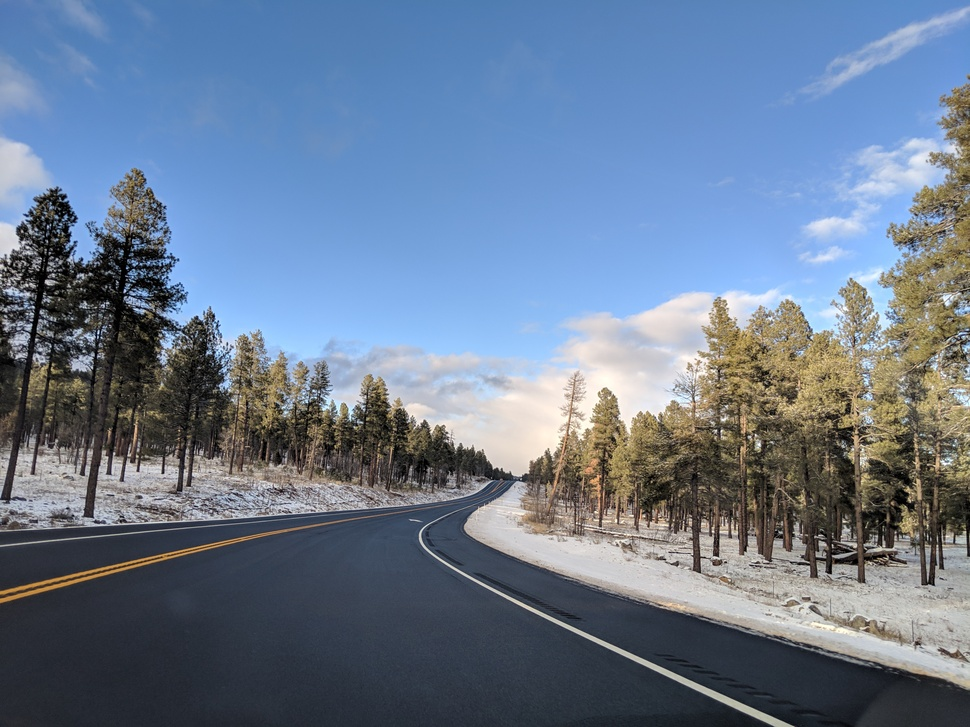
#> input picture test_image.jpg, 970 x 727 px, shrunk from 4032 x 3024 before the run
$ python -i 12_binary_video.py   (imports and definitions only)   (older library calls are emulated)
#> lines starting #> are read from the running program, lines starting #| are printed output that depends on the picture; after the words box and inside, x2 and y2 are one past the last pixel; in counts of white or black regions, pixels touching at a corner belong together
import os
import imageio
import moviepy as mpy
import cv2
import numpy as np
import matplotlib.pyplot as plt
import matplotlib.image as mpimg
from moviepy.editor import VideoFileClip


def bin_video(img):

    # convert to HLS colorspace
    hls = cv2.cvtColor(img, cv2.COLOR_RGB2HLS)
#> hls: shape (727, 970, 3); mean of channels 0, 1, 2 84.9, 125.5, 84.4
    hls_blurred = cv2.GaussianBlur(hls,(5,5),cv2.BORDER_DEFAULT)
#> hls_blurred: shape (727, 970, 3); mean of channels 0, 1, 2 84.9, 125.5, 84.4
    # convert to grayscale
    gray = cv2.cvtColor(img, cv2.COLOR_RGB2GRAY)
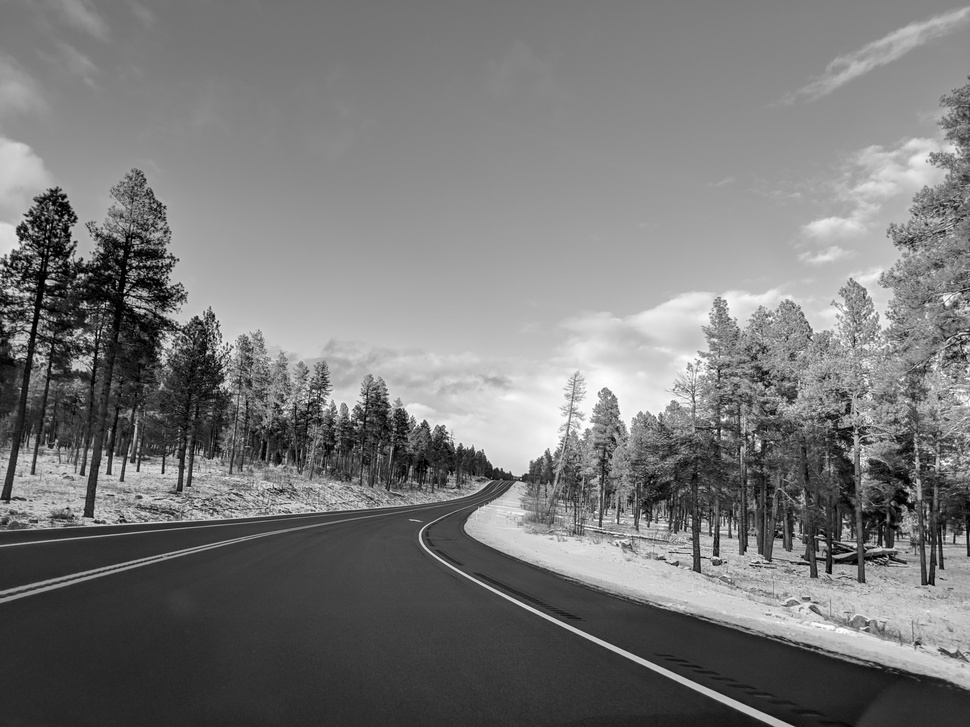
#> gray: shape (727, 970); min 0, max 255, mean 120.2
    gray_blurred = cv2.GaussianBlur(gray,(5,5),cv2.BORDER_DEFAULT)
    img_blurred = cv2.GaussianBlur(img,(5,5),cv2.BORDER_DEFAULT)


    ################ ------ LIGHTNESS IMAGE ------ ################
    # 2. Apply threshold to s channel
    l_channel = hls_blurred[:,:,1]
    # 3. Create empty array to store the binary output and apply threshold
    l_binary = np.zeros_like(l_channel)
    l_binary[(l_channel > 130) & (l_channel <= 255)] = 1


    ############## ------ PIXEL BINARY IMAGE ------ ###############
    # THIS FUNCTION WORKS ONLY ON GRAYSCALE IAMGES!!!
    # 1. apply threshold
    intensity_binary = np.zeros_like(gray_blurred)
    # 2. create a binary image
    intensity_binary[(gray_blurred > 150) & (gray_blurred <= 255)] = 1


    ################## ------ SOBEL OPERATOR ------ ################
    # 1. Applying the Sobel depending on x or y direction and getting the absolute value
    orient = 'x'
    if (orient == 'x'):
        abs_sobel = np.absolute(cv2.Sobel(gray_blurred, cv2.CV_64F, 1, 0, ksize = 5))
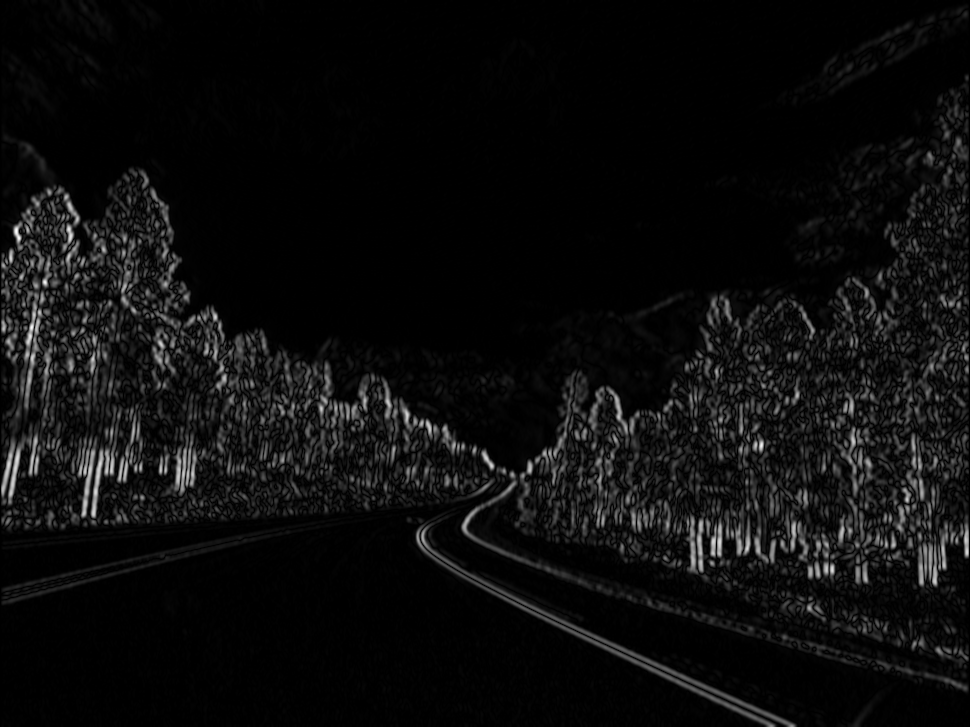
#> abs_sobel: shape (727, 970) float64; min 0, max 4429, mean 228.8; drawn with min black and max white
    if (orient == 'y'):
        abs_sobel = np.absolute(cv2.Sobel(gray_blurred, cv2.CV_64F, 0, 1, ksize = 5))
    # 2. Scaling to 8-bit and converting to np.uint8
    scaled_sobel = np.uint8(255*abs_sobel/np.max(abs_sobel))
    # 3. Create mask of '1's where the sobel magnitude is > thresh_min and < thresh_max
    sobel_image = np.zeros_like(scaled_sobel)
    sobel_image[(scaled_sobel >= 25) & (scaled_sobel <= 100)] = 1


    ############### ------ COMBINED THRESHOLD ------ ################
    # creating an empty binary image
    combined_l_or_intensity = np.zeros_like(gray_blurred)
    combined_l_or_intensity[((intensity_binary == 1) | ((l_binary == 1) | (sobel_image == 1)))] = 1
    # apply region of interest mask
    height, width = combined_l_or_intensity.shape
    mask = np.zeros_like(combined_l_or_intensity)


    # define the region as
    region = np.array([[0, height-1], [int(width/2), int(height/2)], [width-1, height-1]], dtype=np.int32)
    cv2.fillPoly(mask, [region], 1)
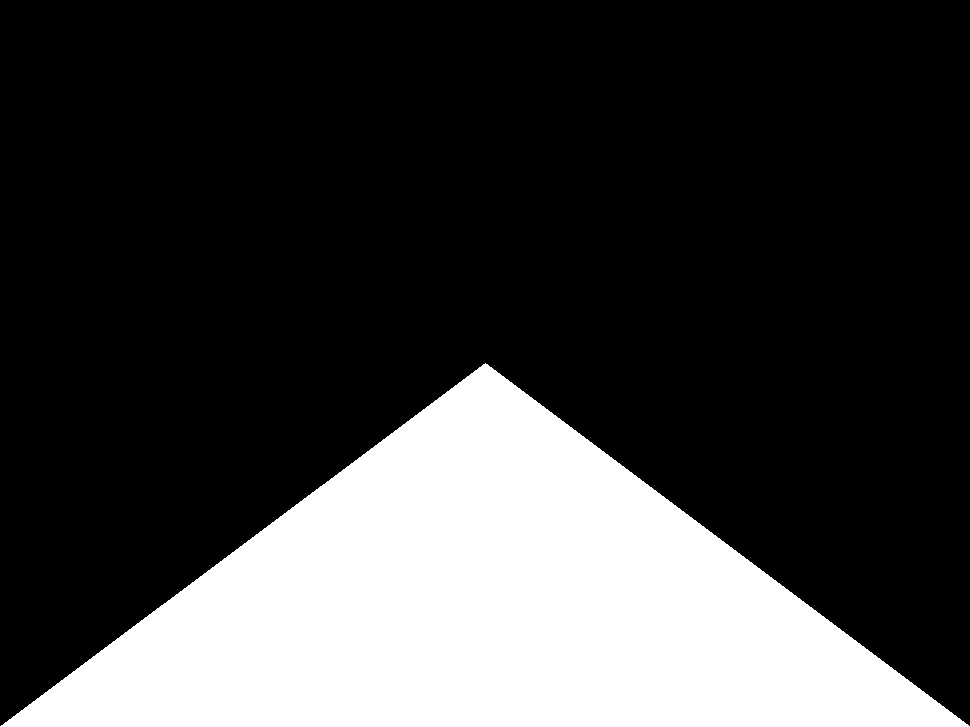
#> mask: shape (727, 970); values 0 (black) and 1 (white), 25.1% white; 1 white region, box (x1, y1, x2, y2) and area: (0, 363, 970, 727) 176904

    masked_img = cv2.bitwise_and(combined_l_or_intensity, mask)
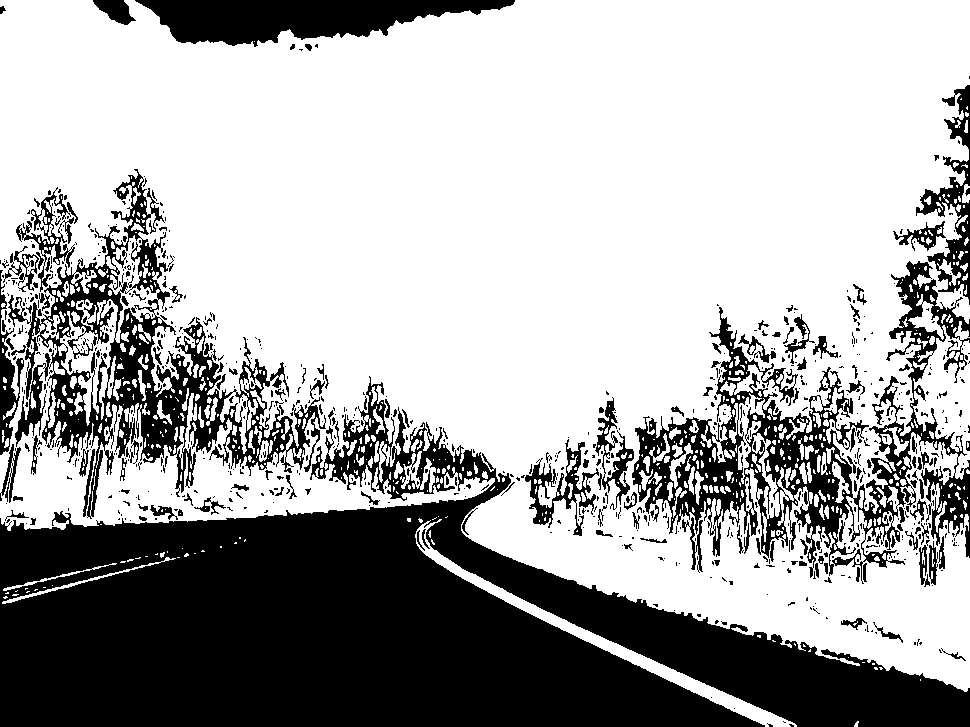
#> combined_l_or_intensity: shape (727, 970); values 0 (black) and 1 (white), 66.5% white; 888 black regions (726 under 20 px), largest, box (x1, y1, x2, y2) and area: (0, 376, 970, 727) 152170, (632, 261, 970, 584) 26002, (8, 169, 326, 519) 23587

    # canny edge detection
    canny_img = cv2.Canny(img_blurred, 50, 150)
#> canny_img: shape (727, 970); 5.8% white in thin lines or dots
    canny_img2 = np.zeros_like(img_blurred)
    canny_img2[:,:,0] = canny_img
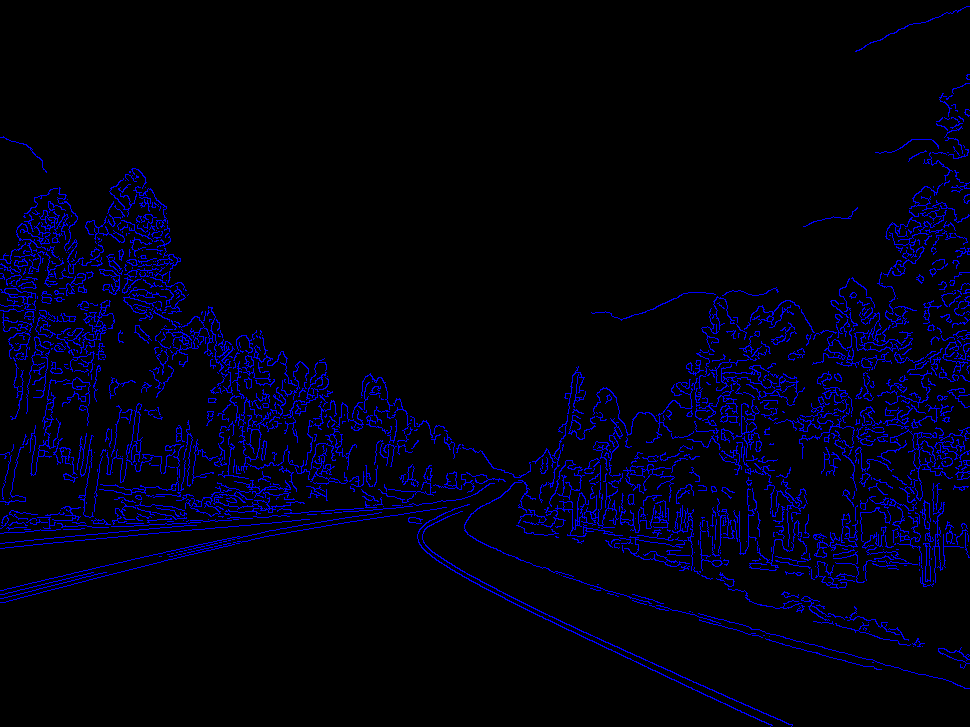
#> canny_img2: shape (727, 970, 3); mean of channels 0, 1, 2 14.8, 0, 0; drawn as B, G, R
    canny_img2[:,:,1] = canny_img
    canny_img2[:,:,2] = canny_img
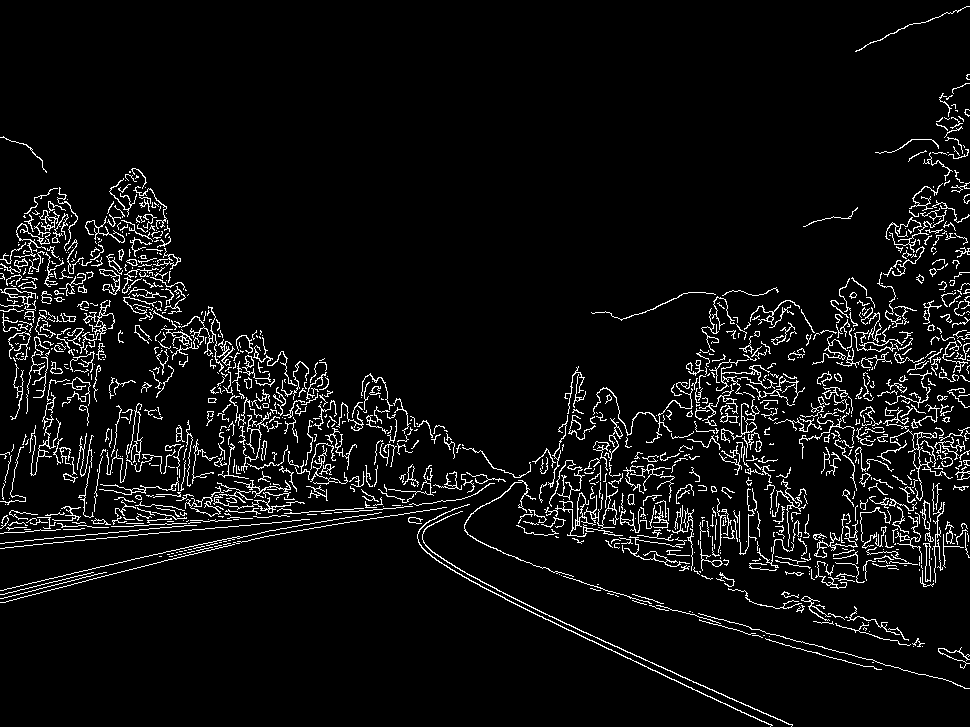
#> canny_img2: shape (727, 970, 3); 5.8% white in thin lines or dots

    # copy of final image
    combined_canny_and_threshold = np.zeros_like(canny_img)
    combined_canny_and_threshold[(combined_l_or_intensity == 1) | (canny_img == 1)] = 1

    # resulting final image
    result = np.zeros_like(img_blurred)
    result[:,:,0] = 255*combined_canny_and_threshold
    result[:,:,1] = 255*combined_canny_and_threshold
    result[:,:,2] = 255*combined_canny_and_threshold

    return result


# video pipeline
video_binary_output = 'video-output-combined.mp4'
# [1 line that did not run here, left out]

# [1 line that did not run here, left out]
# [1 line not run here, left out]

>>> import cv2
>>> picture = cv2.cvtColor(cv2.imread('test_image.jpg'), cv2.COLOR_BGR2RGB)
>>> result = bin_video(picture)
